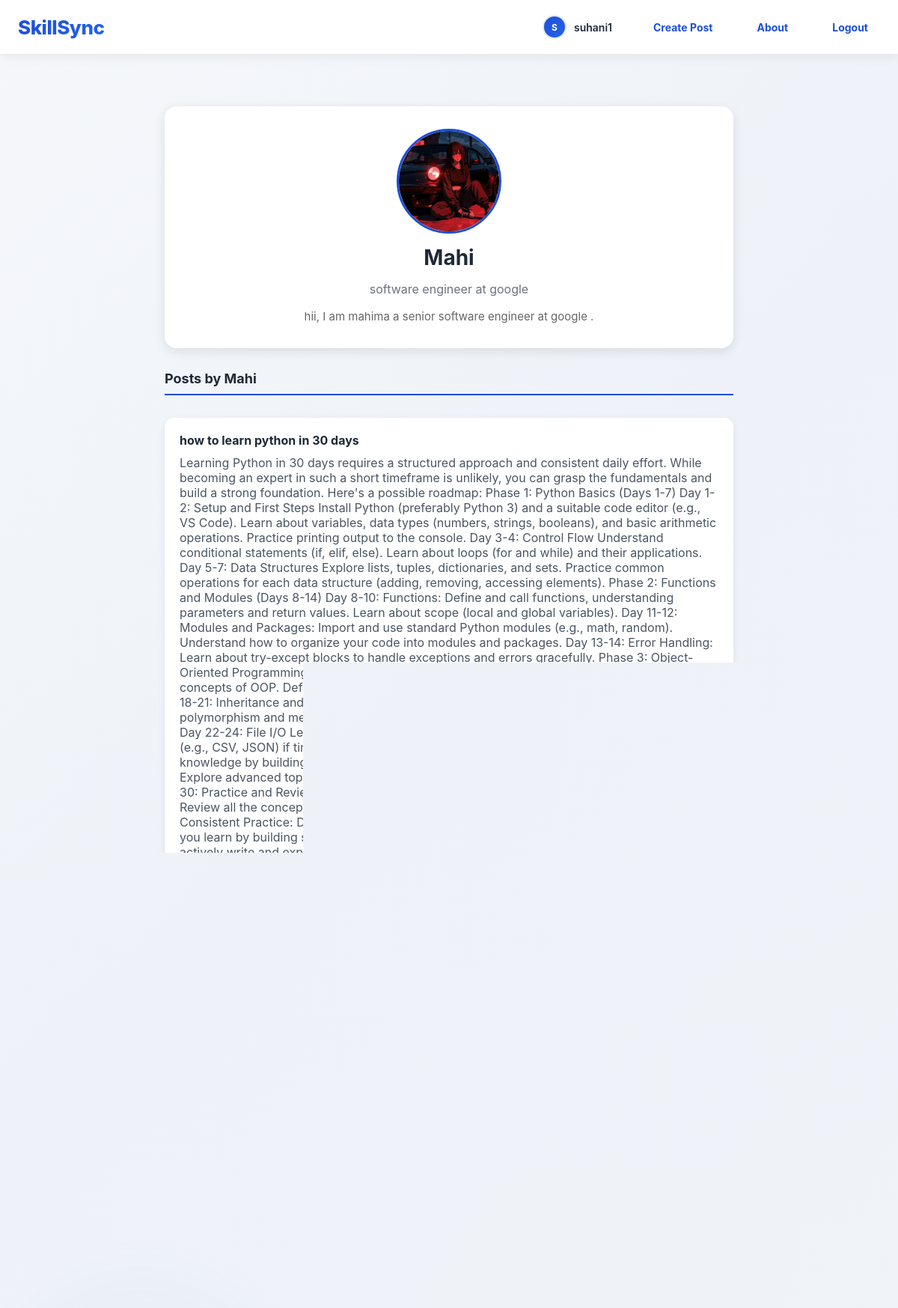
/profile/mahima/ (signed in), run on the app's committed database.
### main/models.py (models this page shows, shortened)
class Profile(models.Model):
    user = models.OneToOneField(User, on_delete=models.CASCADE)
    full_name = models.CharField(max_length=100, blank=True)
    profession = models.CharField(max_length=100, blank=True)
    about = models.TextField(blank=True)
    profile_picture = models.ImageField(upload_to='profile_pics/', default='profile_pics/default.jpg')
    def get_profile_picture_url(self):
        if self.profile_picture:
            try:
                if self.profile_picture.storage.exists(self.profile_picture.name):
                    if 'default' not in self.profile_picture.name:
                        return self.profile_picture.url
            except:
                pass
        return None

class Content(models.Model):
    title = models.CharField(max_length=200)
    description = models.TextField()
    instructor = models.CharField(max_length=100)
    duration = models.CharField(max_length=50)
    created_by = models.ForeignKey(User, on_delete=models.CASCADE)
    created_at = models.DateTimeField(auto_now_add=True)
    likes = models.ManyToManyField(User, related_name='liked_content', blank=True)
    image = models.ImageField(upload_to='content_images/', blank=True, null=True)
    video = models.FileField(upload_to='content_videos/', blank=True, null=True)

### main/views.py (the view)
# urls.py: path('profile/<str:username>/', views.view_profile, name='view_profile'),
@login_required
def view_profile(request, username):
    user = get_object_or_404(User, username=username)
    profile, created = Profile.objects.get_or_create(user=user)
    user_posts = Content.objects.filter(created_by=user).order_by('-created_at')
    context = {'profile': profile, 'user_posts': user_posts}
    return render(request, 'profile_view.html', context)

### main/templates/profile_view.html (shortened to what this page needs)
{% extends 'base.html' %}
{% load static %}
{% block content %}
<div class="profile-container">
    <div class="profile-card">
        <div class="profile-avatar-wrapper">
            {% if profile.profile_picture and profile.get_profile_picture_url %}
                <img src="{{ profile.get_profile_picture_url }}"
                     alt="Profile Picture"
                     class="profile-avatar-img"
                     onerror="handleProfileImageError(this)">
            {% else %}
                <div class="profile-avatar-fallback" style="position: static; display: flex;">
                    {{ profile.user.username|first|upper }}
                </div>
            {% endif %}
        </div>
        <h2>{{ profile.full_name|default:profile.user.username }}</h2>
        {% if profile.profession %}
            <p>{{ profile.profession }}</p>
        {% endif %}
        {% if profile.about %}
            <p class="about">{{ profile.about }}</p>
        {% endif %}
    </div>
    <div class="user-posts">
        <h3>Posts by {{ profile.full_name|default:profile.user.username }}</h3>
        {% for content in user_posts %}
            <div class="post-card">
                <h4>{{ content.title }}</h4>
                <p>{{ content.description }}</p>
                {% if content.image %}
                    <img src="{{ content.image.url }}" alt="Post Image" style="max-width: 100%; height: auto; border-radius: 10px; margin-top: 10px;">
                {% endif %}
                <div class="post-actions">
                    <form method="POST" action="{% url 'like_content' content.id %}" style="margin: 0;">
                        <button type="submit" class="like-btn {% if user in content.likes.all %}liked{% endif %}">
                        </button>
                    </form>
                    <span style="color: #6b7280; font-weight: 600;">💬 {{ content.comment_set.count }}</span>
                </div>
            </div>
        {% empty %}
            <div class="no-posts">
                <p>📝 No posts yet.</p>
            </div>
        {% endfor %}
    </div>
</div>
{% endblock %}

### main/templates/base.html (shortened to what this page needs)
{% load static %}
<!DOCTYPE html>
<html lang="en">
<head>
    <link rel="stylesheet" href="{% static 'css/style.css' %}">
</head>
<body>
    <nav class="navbar">
        <a href="{% url 'home' %}" class="logo">SkillSync</a>
        <div class="nav-links">
    {% if user.is_authenticated %}
        <a href="{% url 'view_profile' user.username %}" class="profile-link" title="{{ user.username }}">
            <div class="navbar-avatar-wrapper">
                {% if user.profile.profile_picture and user.profile.get_profile_picture_url %}
                    <img src="{{ user.profile.get_profile_picture_url }}"
                         class="navbar-profile-img"
                         alt="{{ user.username }}"
                         onerror="handleImageError(this)">
                {% else %}
                    <div class="navbar-avatar-fallback" style="position: static; display: flex;">
                        {{ user.username|first|upper }}
                    </div>
                {% endif %}
            </div>
            <span>{{ user.username }}</span>
        </a>
        <a href="{% url 'add_content' %}" class="NavtBtn">Create Post</a>
        <a href="{% url 'about' %}" class="NavtBtn">About</a>
        <a href="{% url 'logout' %}" class="NavtBtn">Logout</a>
    {% else %}
        <a href="{% url 'login' %}" class="NavtBtn">Login</a>
        <a href="{% url 'register' %}" class="NavtBtn">Register</a>
        <a href="{% url 'about' %}" class="NavtBtn">About</a>
    {% endif %}
</div>
    </nav>
    <div class="main-container">
        {% block content %}{% endblock %}
    </div>
</body>
</html>

### static/css/style.css (style rules this page uses)
* { margin: 0; padding: 0; box-sizing: border-box; }
body { font-family: 'Segoe UI', Tahoma, Geneva, Verdana, sans-serif; background: #f4f6f8; color: #333; }
.navbar { background: #1d4ed8; color: #fff; padding: 15px 0; }
.navbar .logo { font-size: 24px; font-weight: bold; color: #fff; text-decoration: none; }
.navbar .nav-links a { margin-left: 15px; text-decoration: none; color: #fff; padding: 7px 15px; border-radius: 5px; transition: 0.3s; }
.main-container { max-width: 900px; margin: 30px auto; padding: 0 20px; }
form button { background: #1d4ed8; color: #fff; padding: 10px 15px; border: none; border-radius: 8px; cursor: pointer; transition: 0.3s; }

### main/templates/base.html (style rules this page uses)
* { margin: 0; padding: 0; box-sizing: border-box; }
body { font-family: -apple-system, BlinkMacSystemFont, 'Segoe UI', Roboto, Oxygen, Ubuntu, Cantarell, sans-serif; background: linear-gradient(135deg, #f5f7fa 0%, #eef2f8 50%, #f0f4f9 100%); min-height: 100vh; position: relative; overflow-x: hidden; }
body::before { content: ''; position: fixed; top: -50%; right: -10%; width: 600px; height: 600px; background: radial-gradient(circle, rgba(29, 78, 216, 0.08) 0%, transparent 70%); border-radius: 50%; z-index: 0; pointer-events: none; animation: float 20s ease-in-out infinite; }
body::after { content: ''; position: fixed; bottom: -20%; left: -5%; width: 500px; height: 500px; background: radial-gradient(circle, rgba(37, 99, 235, 0.06) 0%, transparent 70%); border-radius: 50%; z-index: 0; pointer-events: none; animation: float 25s ease-in-out infinite reverse; }
.navbar { display: flex; justify-content: space-between; align-items: center; padding: 14px 24px; background: rgba(255, 255, 255, 0.95); backdrop-filter: blur(10px); box-shadow: 0 2px 16px rgba(0, 0, 0, 0.08); position: sticky; top: 0; z-index: 100; }
.navbar .logo { font-size: 26px; font-weight: 800; background: linear-gradient(135deg, #1d4ed8 0%, #2563eb 100%); -webkit-background-clip: text; -webkit-text-fill-color: transparent; background-clip: text; text-decoration: none; min-width: fit-content; letter-spacing: -0.5px; }
.navbar .nav-links { display: flex; align-items: center; gap: 12px; }
.navbar .nav-links a { text-decoration: none; color: #475569; padding: 8px 16px; border-radius: 6px; transition: all 0.3s ease; font-weight: 500; font-size: 14px; white-space: nowrap; }
.navbar .nav-links .profile-link { display: flex; align-items: center; gap: 10px; text-decoration: none; color: #333; padding: 6px 12px; border-radius: 6px; transition: all 0.3s ease; }
.navbar-avatar-wrapper { position: relative; display: inline-flex; align-items: center; justify-content: center; width: 32px; height: 32px; }
.navbar-avatar-fallback { display: none; position: absolute; top: 0; left: 0; width: 32px; height: 32px; border-radius: 50%; border: 2px solid #e2e8f0; background: linear-gradient(135deg, #1d4ed8 0%, #2563eb 100%); color: white; font-weight: 700; font-size: 12px; align-items: center; justify-content: center; z-index: 1; }
.navbar .nav-links .profile-link span { font-size: 14px; font-weight: 600; color: #1f2937; }
.main-container { min-height: calc(100vh - 60px); padding: 0; position: relative; z-index: 1; }
@media (min-width: 769px) { .navbar .nav-links { display: flex; } }
.NavtBtn { color: #1d4ed8 !important; font-weight: 800; padding: 8px 16px; border-radius: 6px; text-decoration: none; transition: all 0.3s ease; }
.navbar .nav-links a.NavtBtn { font-weight: 700 !important; }

### data on the page
Profile: get_profile_picture_url (picture), full_name "Mahi", profession "software engineer at google", about "hii, I am mahima a senior software engineer at google ."
Content: title "how to learn python in 30 days", description "Learning Python in 30 days requires a structured approach and consistent daily effort. While becoming an expert in such a short timeframe is unlikely, you can grasp the fundamentals and build a strong foundation. Here's a possible roadmap: Phase 1: Python Basics (Days 1-7) Day 1-2: Setup and First Steps Install Python (preferably Python 3) and a suitable code editor (e.g., VS Code). Learn about variables, data types (numbers, strings, booleans), and basic arithmetic operations. Practice printing output to the console. Day 3-4: Control Flow Understand conditional statements (if, elif, else). Learn about loops (for and while) and their applications. Day 5-7: Data Structures Explore lists,…", image (picture)

### other printed values
{{ user.username|first|upper }} "S"
{{ user.username }} "suhani1"
